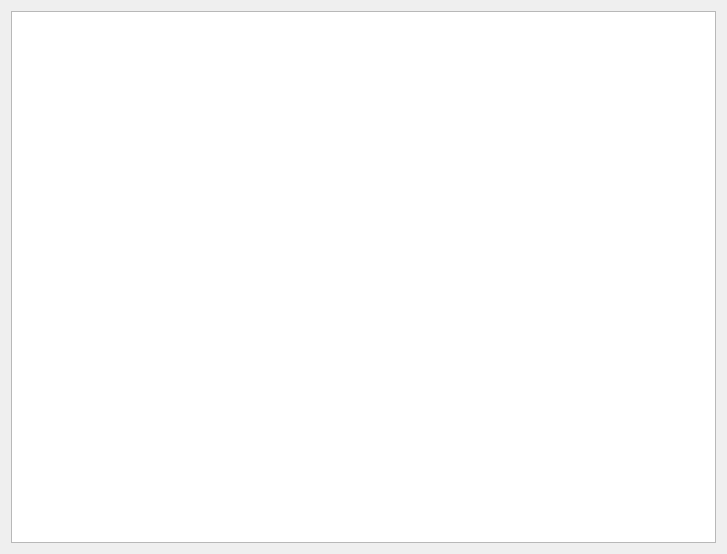
<?xml version="1.0" encoding="UTF-8"?>
<ui version="4.0">
 <class>Form</class>
 <widget class="QWidget" name="Form">
  <property name="geometry">
   <rect>
    <x>0</x>
    <y>0</y>
    <width>727</width>
    <height>554</height>
   </rect>
  </property>
  <property name="windowTitle">
   <string>Form</string>
  </property>
  <layout class="QGridLayout" name="gridLayout_2">
   <item row="0" column="0">
    <layout class="QGridLayout" name="gridLayout">
     <item row="0" column="0">
      <widget class="QTableView" name="tableView"/>
     </item>
    </layout>
   </item>
  </layout>
 </widget>
 <resources/>
 <connections/>
</ui>
